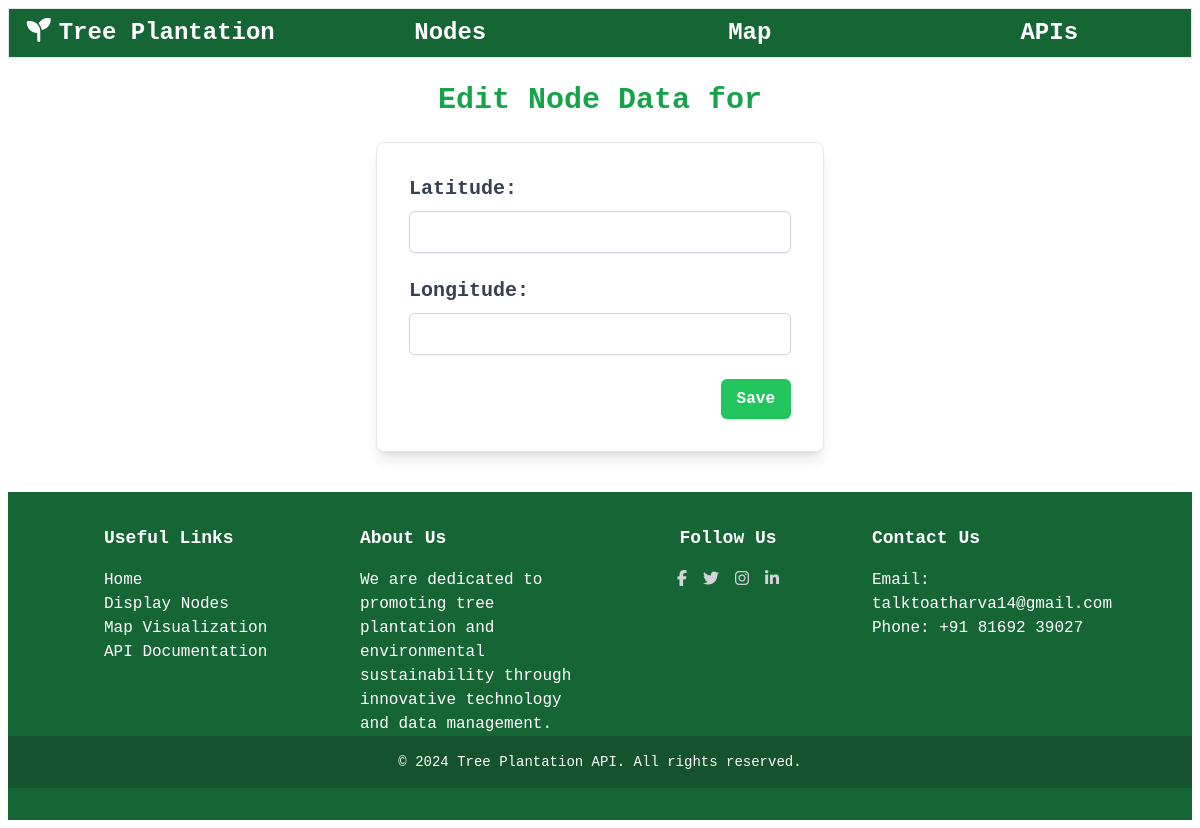
Before: /edit/Tree1 with the older database file.
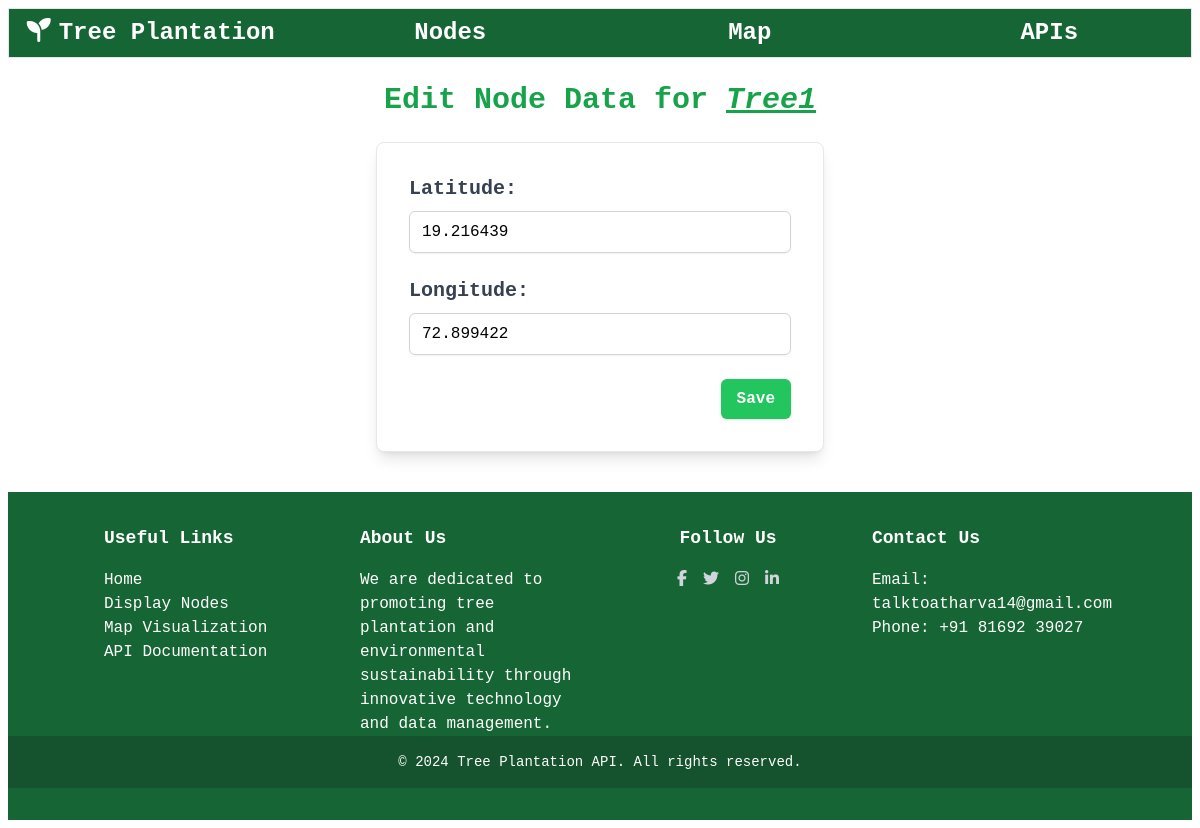
After: the same page with the newer database file.
### tables this page shows
CREATE TABLE NodeData (
                            nodename TEXT PRIMARY KEY,
                            latitude REAL,
                            longitude REAL
                        );

### app.py (the view, shortened to what this page needs)
@app.route('/edit/<nodename>', methods=['GET', 'POST'])
def edit_node_data(nodename):
    conn = get_db_connection()
    node_data = conn.execute("SELECT * FROM NodeData WHERE nodename = ?", (nodename,)).fetchone()
    conn.close()
    return render_template('edit_node.html', node_data=node_data)

### app.py (called while the page is built)
def get_db_connection():
    try:
        conn = sqlite3.connect(DATABASE)
        conn.row_factory = sqlite3.Row
        conn.execute('''CREATE TABLE IF NOT EXISTS NodeValues (
                            id INTEGER PRIMARY KEY AUTOINCREMENT,
                            nodename TEXT NOT NULL,
                            height REAL NOT NULL,
                            timestamp DATETIME DEFAULT CURRENT_TIMESTAMP,
                            ipaddress TEXT
                        )''')
        conn.execute('''CREATE TABLE IF NOT EXISTS NodeData (
                            nodename TEXT PRIMARY KEY,
                            latitude REAL,
                            longitude REAL
                        )''')
        return conn
    except sqlite3.Error as e:
        logging.error(f"Database connection error: {e}")
        return None

### templates/edit_node.html (shortened to what this page needs)
{% extends "base.html" %}
{% block content %}
    <div class="text-center text-3xl my-4 font-bold text-green-600 p-2">Edit Node Data for <i class="underline">{{ node_data['nodename'] }}</i></div>
    <div class="flex items-center justify-center">
        <form action="{{ url_for('edit_node_data', nodename=node_data['nodename']) }}"
              method="POST"
              class="w-full max-w-md bg-white border border-gray-200 rounded-lg shadow-lg p-8 space-y-6 bg-gray-100">
            <div>
                <label for="latitude" class="block text-xl font-bold text-gray-700 mb-2">Latitude:</label>
                <input type="text"
                       id="latitude"
                       name="latitude"
                       value="{{ node_data['latitude'] }}"
                       class="w-full px-3 py-2 border border-gray-300 rounded-md shadow-sm focus:outline-none focus:ring-2 focus:ring-green-400 focus:border-green-400">
            </div>
            <div>
                <label for="longitude" class="block text-xl font-bold text-gray-700 mb-2">Longitude:</label>
                <input type="text"
                       id="longitude"
                       name="longitude"
                       value="{{ node_data['longitude'] }}"
                       class="w-full px-3 py-2 border border-gray-300 rounded-md shadow-sm focus:outline-none focus:ring-2 focus:ring-green-400 focus:border-green-400">
            </div>
            <div class="flex justify-end">
                <input type="submit"
                       value="Save"
                       class="px-4 py-2 bg-green-500 text-white font-semibold rounded-md shadow hover:bg-green-600 focus:outline-none focus:ring-2 focus:ring-green-400">
            </div>
        </form>
    </div>
{% endblock %}

Changed rows visible on the page:
added NodeData: nodename "Tree1", latitude "19.216439", longitude "72.899422"
